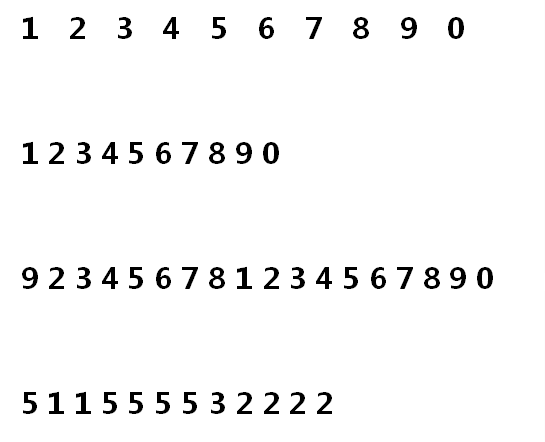
//> input picture images/digit-02.png, 545 x 442 px
$ ./main070   (built with g++ and OpenCV 4)
//> lines starting //> are read from the running program, lines starting //| are printed output that depends on the picture; after the words box and inside, x2 and y2 are one past the last pixel; in counts of white or black regions, pixels touching at a corner belong together
/*
形态学应用 – 使用基本梯度实现轮廓分析

基于形态学梯度实现图像二值化，进行文本结构分析是OCR识别中常用的处理手段之一，这种好处比简单的二值化对图像有更好的分割效果，主要步骤如下：
1.	图像形态学梯度
2.	灰度
3.	全局阈值二值化
4.	轮廓分析
*/

#include <opencv2/imgproc.hpp>
#include <opencv2/highgui.hpp>
#include <math.h>
using namespace cv;
using namespace std;
int main(int argc, char** argv)
{
	Mat src = imread("../images/digit-02.png");
//> src is the input picture: 442 rows x 545 cols, CV_8UC3; min 0, max 255, mean 246.5
	namedWindow("input", WINDOW_AUTOSIZE);
	imshow("input", src);

	// 形态学梯度 - 基本梯度
	Mat basic, gray, binary;
	Mat se = getStructuringElement(MORPH_RECT, Size(3, 3), Point(-1, -1));
	morphologyEx(src, basic, MORPH_GRADIENT, se);
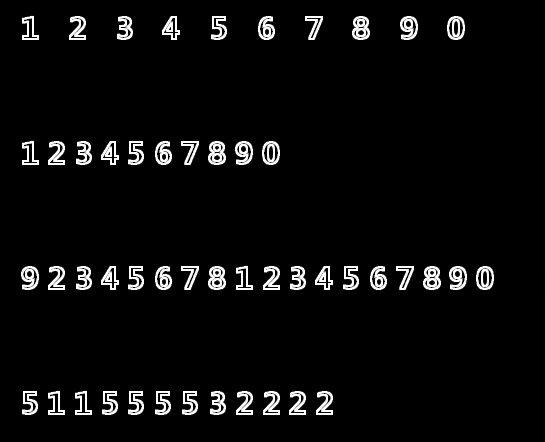
//> basic: 442 rows x 545 cols, CV_8UC3; min 0, max 255, mean 11.7
	imshow("basic gradient", basic);

	cvtColor(basic, gray, COLOR_BGR2GRAY);
	threshold(gray, binary, 0, 255, THRESH_BINARY | THRESH_OTSU);
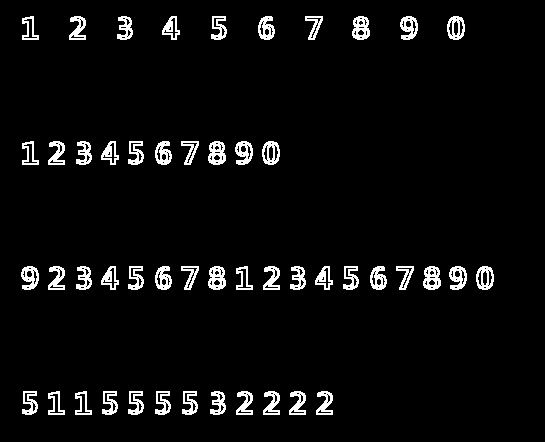
//> binary: 442 rows x 545 cols, CV_8UC1; 4.7% white in thin lines or dots, all inside (x1, y1, x2, y2) = (21, 16, 494, 415)
	imshow("binary", binary);

	se = getStructuringElement(MORPH_RECT, Size(1, 5), Point(-1, -1));
	morphologyEx(binary, binary, MORPH_DILATE, se);
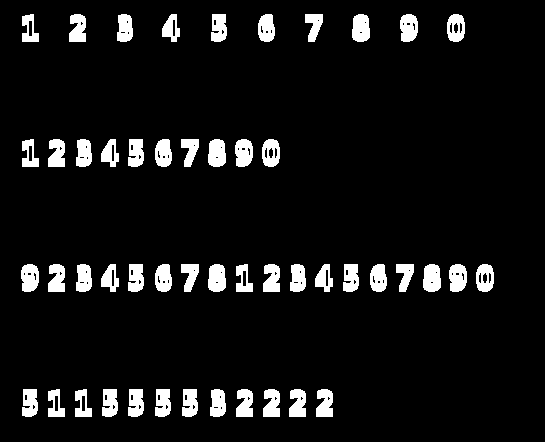
//> binary: 442 rows x 545 cols, CV_8UC1; 7.6% white; 50 white regions
	vector<vector<Point>> contours;
	vector<Vec4i> hierarchy;
	findContours(binary, contours, hierarchy, RETR_EXTERNAL, CHAIN_APPROX_SIMPLE);
//> contours = 50 contours; largest, box (x1, y1, x2, y2) and area: (423, 264, 441, 292) 396, (208, 264, 226, 292) 396, (208, 139, 226, 167) 396, (352, 14, 370, 42) 396, (476, 264, 494, 292) 395
	for (size_t c = 0; c < contours.size(); c++) {
		Rect rect = boundingRect(contours[c]);
		double area = contourArea(contours[c]);
		if (area < 200)
			continue;
		int h = rect.height;
		int w = rect.width;
		if (h > (3 * w) || h < 20)
			continue;
		rectangle(src, rect, Scalar(0, 0, 255), 1, 8, 0);
	}
//> this loop made 50 passes
//> (rect, area, w) on passes 1 to 12: (Rect(316, 389, 17, 28), 345.5, 17), (Rect(289, 389, 17, 28), 345.5, 17), (Rect(263, 389, 17, 28), 345.5, 17), (Rect(236, 389, 17, 28), 345.5, 17), (Rect(210, 389, 16, 28), 341, 16), (Rect(182, 389, 16, 28), 338.5, 16), (Rect(155, 389, 16, 28), 338.5, 16), (Rect(128, 389, 16, 28), 338.5, 16), (Rect(102, 389, 16, 28), 338.5, 16), (Rect(75, 389, 17, 28), 286, 17), (Rect(48, 389, 17, 28), 286, 17), (Rect(22, 389, 16, 28), 338.5, 16)
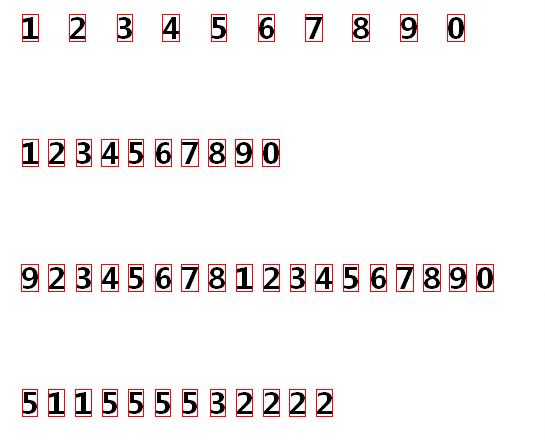
//> src: 442 rows x 545 cols, CV_8UC3; 1.79% of pixels changed, all inside (x1, y1, x2, y2) = (21, 14, 494, 417)
	imshow("result", src);
	waitKey(0);
	destroyAllWindows();

	return 0;
}

$ run again, with images/digit-01.png copied over images/digit-02.png
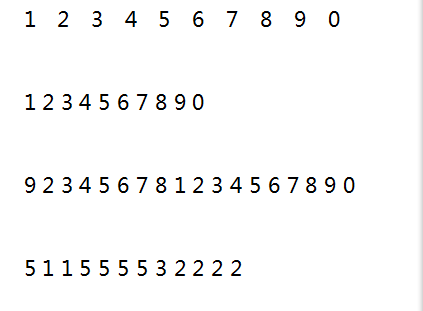
//> input picture images/digit-01.png, 423 x 311 px
//> src is the input picture: 311 rows x 423 cols, CV_8UC3; mean B, G, R 248.6, 248.6, 248.6
//> `morphologyEx(binary, binary, MORPH_DILATE, se);`:
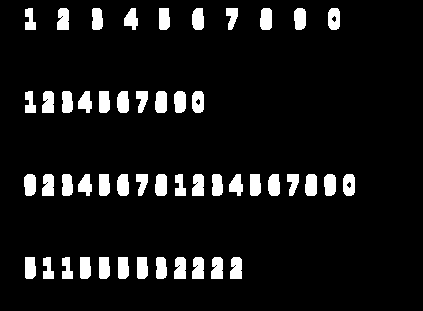
//> binary: 311 rows x 423 cols, CV_8UC1; 8.3% white; 50 white regions
//> contours = 50 contours; largest, box (x1, y1, x2, y2) and area: (343, 174, 355, 196) 213, (192, 91, 204, 113) 213, (328, 8, 340, 30) 213, (305, 174, 317, 196) 212, (155, 174, 167, 196) 212
//> the loop `for (size_t c = 0; c < contours.size(); c++)` made 50 passes
//> (rect, area) on passes 1 to 8: (Rect(230, 257, 12, 22), 205.5), (Rect(211, 257, 12, 22), 205.5), (Rect(192, 257, 12, 22), 205.5), (Rect(174, 257, 12, 22), 205.5), (Rect(156, 257, 11, 22), 189.5), (Rect(137, 257, 11, 22), 196.5), (Rect(118, 257, 11, 22), 196.5), (Rect(99, 257, 11, 22), 196.5)
//> after the loop `for (size_t c = 0; c < contours.size(); c++)`:
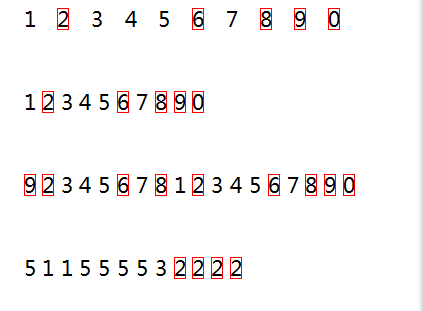
//> src: 311 rows x 423 cols, CV_8UC3; 1.12% of pixels changed, all inside (x1, y1, x2, y2) = (24, 8, 355, 279)
